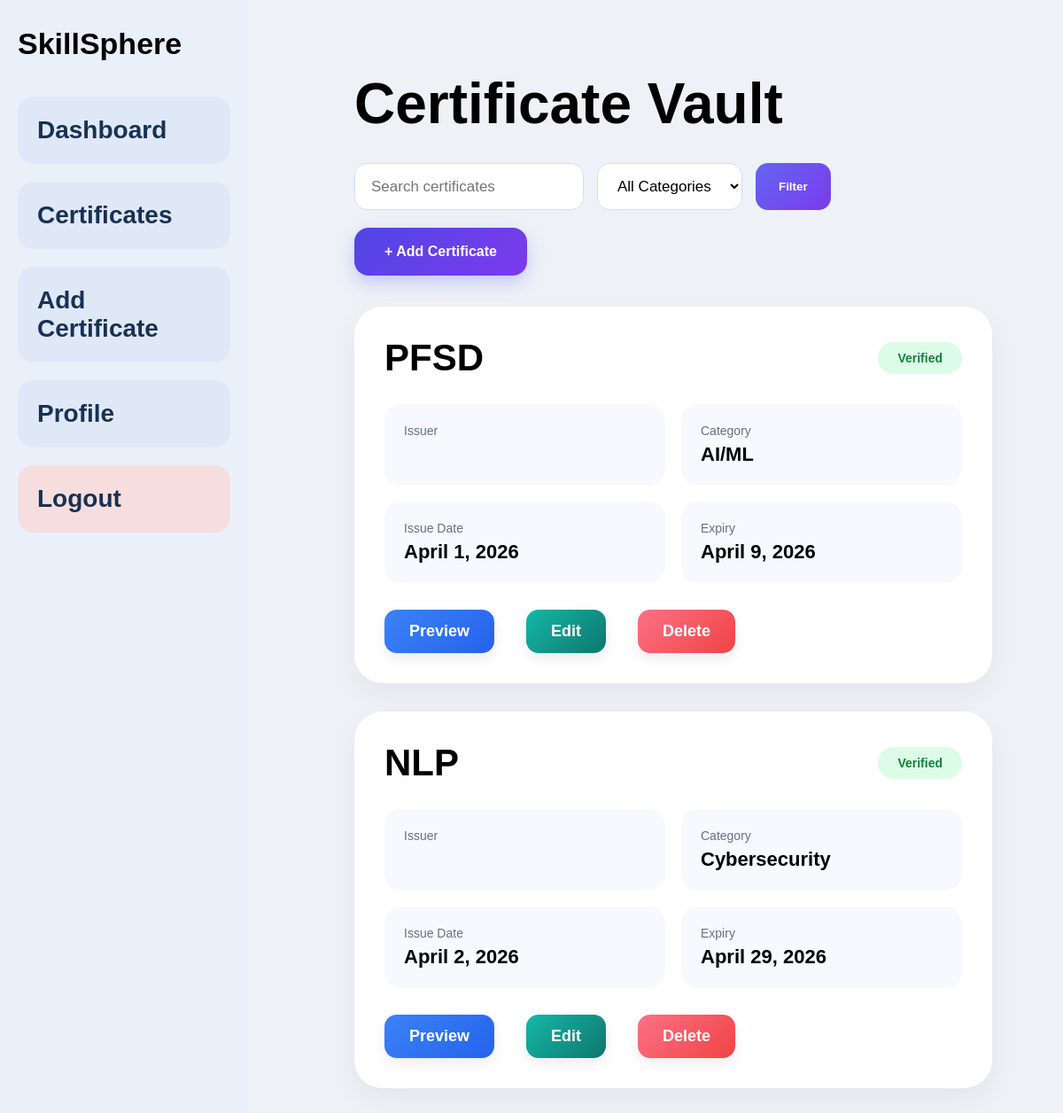
Page /cert/?verified=yes (signed in) on the committed database.
### certificates/models.py (models this page shows, shortened)
class Certificate(models.Model):
    CATEGORY_CHOICES = [
        ('Cloud','Cloud'),
        ('AI/ML','AI/ML'),
        ('Blockchain','Blockchain'),
        ('Programming','Programming'),
        ('Cybersecurity','Cybersecurity'),
        ('Database','Database'),
        ('Web Development','Web Development'),
    ]
    user=models.ForeignKey(
        settings.AUTH_USER_MODEL,
        on_delete=models.CASCADE
    )
    title=models.CharField(max_length=200)
    issuer=models.CharField(
        max_length=200
    )
    category=models.CharField(
        max_length=50,
        choices=CATEGORY_CHOICES
    )
    issue_date=models.DateField()
    expiry_date=models.DateField()
    description=models.TextField(
        blank=True
    )
    certificate_file=models.FileField(
        upload_to='certificates/'
    )
    is_verified=models.BooleanField(
        default=False
    )

### certificates/views.py (the view)
def certificates(request):
    user = request.user
    certs = Certificate.objects.filter(user=user)
    q = request.GET.get('q')
    if q:
        certs = certs.filter(title__icontains=q)
    category = request.GET.get('category')
    if category:
        certs = certs.filter(category=category)
    verified = request.GET.get('verified')
    if verified == 'yes':
        certs = certs.filter(is_verified=True)
    elif verified == 'no':
        certs = certs.filter(is_verified=False)
    return render(request, 'certificates/certificates_list.html', {
        'certificates': certs
    })

### templates/certificates/certificates_list.html (shortened to what this page needs)
{% extends "base.html" %}
{% block content %}
<div class="page">
<h1 class="page-title">Certificate Vault</h1>
<div class="topbar">
<form method="GET" class="filters">
<input type="text" name="q" placeholder="Search certificates" value="{{ request.GET.q }}">
<select name="category">
<option value="">All Categories</option>
</select>
<button class="filter-btn">Filter</button>
</form>
<a href="{% url 'add_certificate' %}" class="add-btn">
+ Add Certificate
</a>
</div>
{% if certificates %}
<div class="cert-grid">
{% for cert in certificates %}
<div class="cert-card">
<div class="card-top">
<div class="card-title">
{{ cert.title }}
</div>
{% if cert.is_verified %}
<div class="status verified">Verified</div>
{% else %}
<div class="status pending">Pending</div>
{% endif %}
</div>
<div class="info-grid">
<div class="info-box">
<small>Issuer</small>
</div>
<div class="info-box">
<small>Category</small>
<strong>{{ cert.category }}</strong>
</div>
<div class="info-box">
<small>Issue Date</small>
<strong>{{ cert.issue_date }}</strong>
</div>
<div class="info-box">
<small>Expiry</small>
<strong>{{ cert.expiry_date }}</strong>
</div>
</div>
<div class="action-buttons">
<a href="{% url 'preview_certificate' cert.id %}" class="btn preview-btn">
Preview
</a>
<a href="{% url 'edit_certificate' cert.id %}" class="btn edit-btn">
Edit
</a>
<a href="{% url 'delete_certificate' cert.id %}"
class="btn delete-btn"
onclick="return confirm('Delete this certificate?')">
Delete
</a>
</div>
</div>
{% endfor %}
</div>
{% else %}
<div class="empty-box">
No certificates uploaded yet
</div>
{% endif %}
</div>
{% endblock %}

### templates/base.html (style rules this page uses)
* { margin:0; padding:0; box-sizing:border-box; font-family:Arial; }
body { background:#eef2f7; }
.btn { display:inline-block; background:#4f46e5; color:white; padding:18px 40px; text-decoration:none; border-radius:16px; margin-right:20px; font-size:24px; }

### templates/certificates/certificates_list.html (style rules this page uses)
.page { max-width:1300px; margin:auto; padding:30px; }
.page-title { font-size:64px; font-weight:800; margin-bottom:30px; }
.topbar { display:flex; justify-content:space-between; align-items:center; margin-bottom:35px; gap:20px; flex-wrap:wrap; }
.filters { display:flex; gap:15px; flex-wrap:wrap; }
.filters input, .filters select { padding:15px 18px; border:1px solid #d6dcff; border-radius:14px; font-size:17px; background:#fff; outline:none; }
.filter-btn { background:linear-gradient(135deg,#6366f1,#7c3aed); color:white; padding:15px 26px; border:none; border-radius:14px; font-weight:700; cursor:pointer; }
.add-btn { background:linear-gradient(135deg,#4f46e5,#7c3aed); padding:18px 34px; color:white; text-decoration:none; border-radius:16px; font-weight:700; box-shadow:0 8px 20px rgba(99,102,241,.3); }
.cert-grid { display:grid; grid-template-columns:repeat(auto-fit,minmax(470px,1fr)); gap:32px; }
.cert-card { background:white; border-radius:32px; padding:34px; box-shadow:0 12px 30px rgba(0,0,0,.05); transition:.3s; }
.card-top { display:flex; justify-content:space-between; align-items:center; margin-bottom:28px; }
.card-title { font-size:42px; font-weight:800; }
.status { padding:10px 22px; border-radius:40px; font-weight:700; font-size:14px; }
.verified { background:#dcfce7; color:#15803d; }
.info-grid { display:grid; grid-template-columns:1fr 1fr; gap:18px; margin-bottom:30px; }
.info-box { background:#f7f9ff; padding:22px; border-radius:18px; }
.info-box small { display:block; color:#667085; font-size:14px; margin-bottom:6px; }
.info-box strong { font-size:22px; }
.action-buttons { display:flex; gap:16px; flex-wrap:wrap; }
.btn { padding:14px 28px; border-radius:14px; text-decoration:none; font-size:18px; font-weight:700; color:white; transition:.3s; box-shadow:0 6px 15px rgba(0,0,0,.08); }
.preview-btn { background:linear-gradient(135deg,#3b82f6,#2563eb); }
.edit-btn { background:linear-gradient(135deg,#14b8a6,#0f766e); }
.delete-btn { background:linear-gradient(135deg,#fb7185,#ef4444); }

### rows in the picture
Certificate: title "PFSD", is_verified "Verified", category "AI/ML", issue_date "April 1, 2026", expiry_date "April 9, 2026"
Certificate: title "NLP", is_verified "Verified", category "Cybersecurity", issue_date "April 2, 2026", expiry_date "April 29, 2026"
